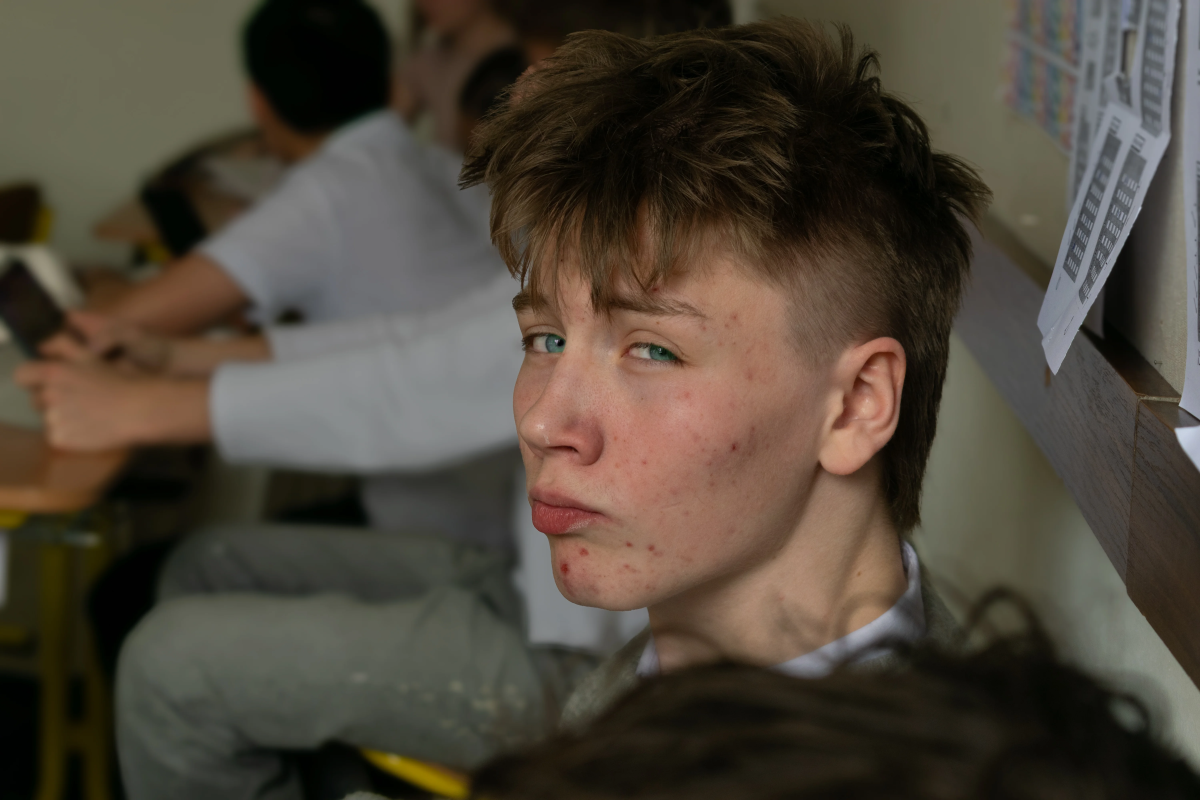
#> input picture images/martin.webp, 6000 x 4000 px, given in place of martin.jpg, which was not available (shown at 1/5 size)
$ python process_martin.py
#> lines starting #> are read from the running program, lines starting #| are printed output that depends on the picture; pictures that were not available may be replaced by others from this repository, and a replacement may not be noted
from PIL import Image
import os

def process_martin():
    input_path = "images/martin.jpg"

    # 1. Full-size WebP
    with Image.open(input_path) as img:
#> img is the input picture: PIL image 6000x4000 RGB; mean R, G, B 78.3, 69.9, 58.3
        img.save("images/martin.webp", "WEBP", quality=85)
        print("✓ Created images/martin.webp")

    # 2. Thumbnail (400x400 squared, crop from center)
    with Image.open(input_path) as img:
        width, height = img.size
#> width = 6000; height = 4000
        min_dim = min(width, height)
#> min_dim = 4000
        left = (width - min_dim) / 2
#> left = 1000
        top = (height - min_dim) / 2
#> top = 0
        right = (width + min_dim) / 2
#> right = 5000
        bottom = (height + min_dim) / 2
#> bottom = 4000

        thumb = img.crop((left, top, right, bottom))
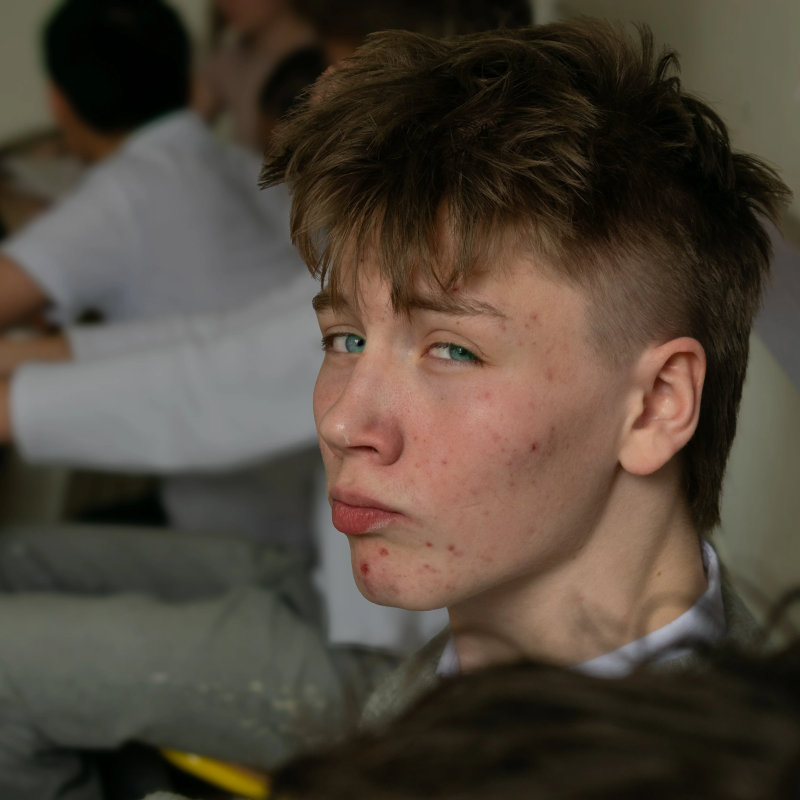
#> thumb: PIL image 4000x4000 RGB (shown at 1/5 size); mean R, G, B 79.7, 69.4, 58
        thumb = thumb.resize((400, 400), Image.Resampling.LANCZOS)
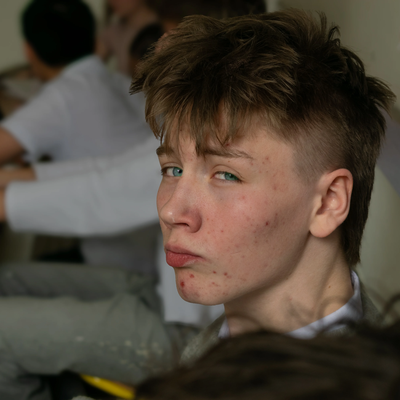
#> thumb: PIL image 400x400 RGB; mean R, G, B 79.7, 69.4, 58
        thumb.save("images/thumbs/martin.webp", "WEBP", quality=80)
        print("✓ Created images/thumbs/martin.webp")

    # 3. Medium (1920px max width)
    with Image.open(input_path) as img:
        width, height = img.size
        if width > 1920:
            ratio = 1920 / width
#> ratio = 0.32
            new_height = int(height * ratio)
#> new_height = 1280
            medium = img.resize((1920, new_height), Image.Resampling.LANCZOS)
        else:
            medium = img
        medium.save("images/medium/martin.webp", "WEBP", quality=85)
        print("✓ Created images/medium/martin.webp")

if __name__ == "__main__":
    if os.path.exists("images/martin.jpg"):
        process_martin()
    else:
        print("Error: images/martin.jpg not found!")
